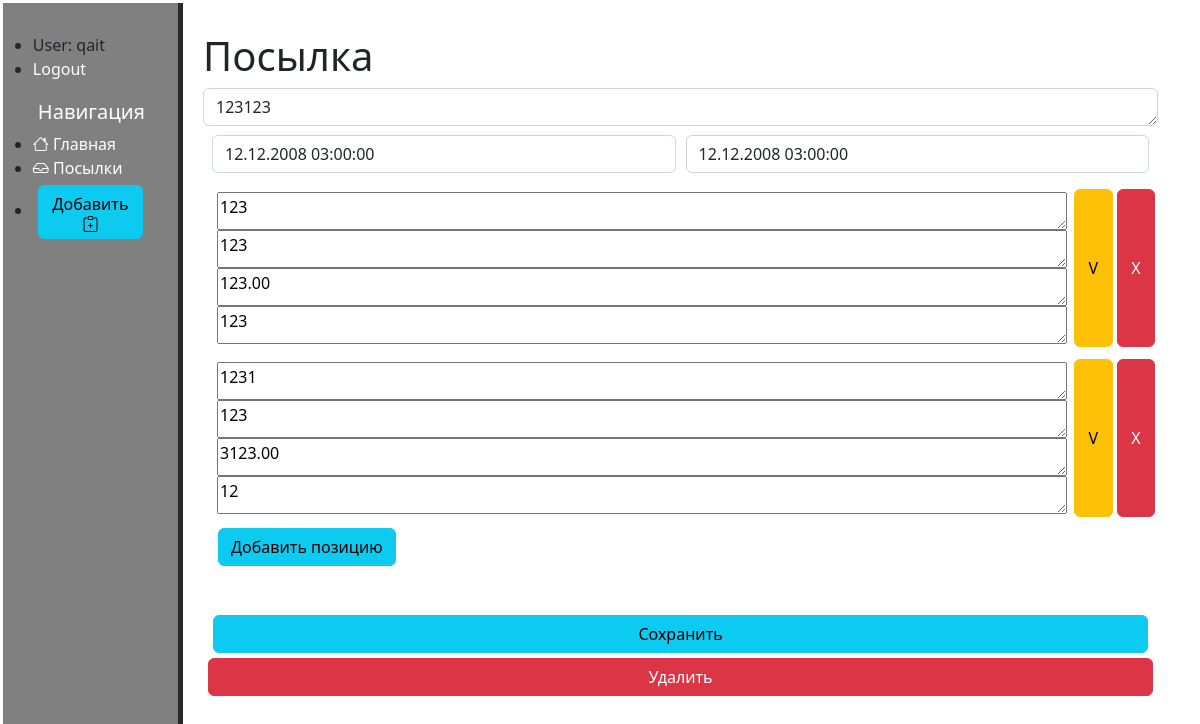
/posting_accounting/package_edit/1 (signed in), run on an earlier commit of the app's database.
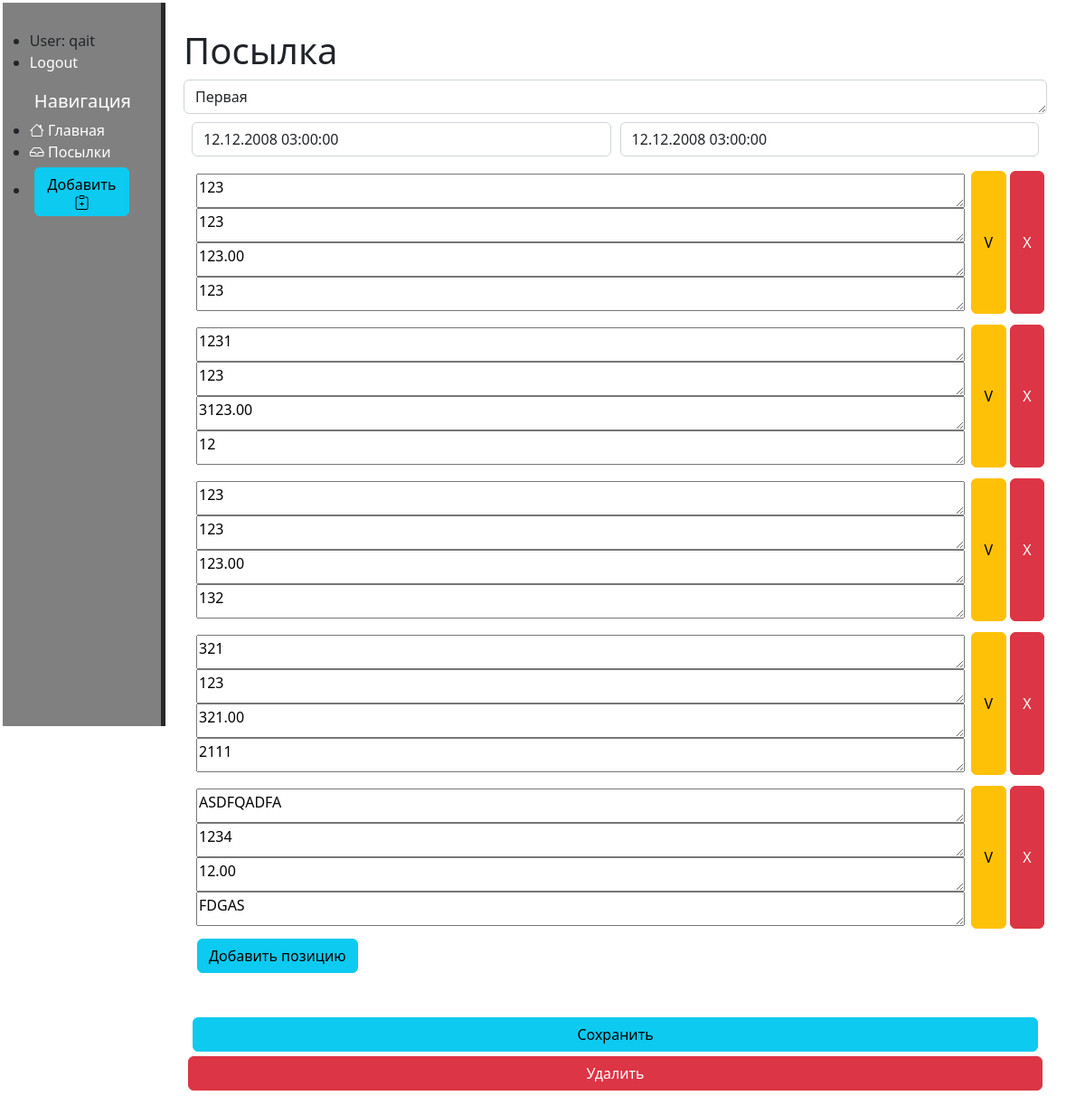
And on a later commit of the database.
### PostingAccounting/models.py (models this page shows, shortened)
class Package(models.Model):
    orderDate = models.DateTimeField(verbose_name= 'Дата Заказа')
    unboxingDate = models.DateTimeField(verbose_name= 'Дата Распаковки')
    orderNomber = models.CharField("Номер", unique=True, max_length=250)
    orderItems =  models.ManyToOneRel("Items", field_name='orderItems',  on_delete=models.CASCADE, to='order')
    user = models.ForeignKey(User, verbose_name= 'Пользователь', on_delete=models.CASCADE, null=True)
    annotation = models.CharField("Номер", unique=True, max_length=250, null=True)

class Item(models.Model):
    sku = models.CharField(verbose_name="SKU", max_length=50)
    count = models.IntegerField(verbose_name="Количество")
    price = models.DecimalField(verbose_name="Цена", decimal_places=2, max_digits=10)
    order = models.ForeignKey(Package,verbose_name= 'Заказ', related_name= 'PackageItems', on_delete=models.CASCADE, null=True)
    url = models.CharField(verbose_name="ССЫЛКА", max_length=500, null=True)
    description = models.CharField(verbose_name="Описание", max_length=500, null=True)

### PostingAccounting/views.py (the view)
# urls.py: path('package_edit/<int:pk>', views.PackageUpdate.as_view(), name="package_edit"),
class PackageUpdate(UpdateView):
    model = Package
    template_name = "PostingAccounting/new_posting.html"
    form_class = PackageForm

### PostingAccounting/templates/PostingAccounting/new_posting.html (shortened to what this page needs)
{% extends 'PostingAccounting/layout.html' %}
{% load static  %}
    {% block content  %}
    <div class="center" style="display: block; width:80%">
        <h1>Посылка</h1>
        <form id="order-form" method="post">
            {{form.orderNomber}}
            <div style="display: flex; margin:4px;">
                {{form.orderDate}}
                {{form.unboxingDate}}
            </div>
            <div style="display: table;">
                {% for field in form.orderItems %}
                <div style="display: flex; float: left; width:100%; margin:4px;">
                    <div style="width:100%;">
                        {{field.description}}<br />
                        {{field.count}}<br />
                        {{field.price}}<br />
                        {{field.sku}}<br />
                    </div>
                    <button class="btn btn-warning" style="width:40px; margin:2px;"> V </button>
                    <button class="btn btn-danger" style="width: 40px; margin: 2px;"> Х </button>
                </div>
                {%endfor%}
                <div style="display:block">
                    <button id='js-open-modal' class="btn btn-info" data-modal="1" orderNomber=form.orderNomber> Добавить позицию</button>
                </div>
            </div>
            <br />
            <div style="display: grid;">
                <button class="btn btn-info" type="submit">Сохранить</button>
                {%if form.orderId%}
                <a href="{% url 'package_remove' form.orderId %}" class="btn btn-danger"> Удалить</a>
                {%endif%}
            </div>
        </form>
        {% include 'PostingAccounting/new_item.html' %}
    </div>
    {% endblock %}

What changed in the data, as far as the page shows it:
changed Package: orderNomber "123123" → "Первая"
added Item: description "123", count "123", price "123.00", sku "132"
added Item: description "321", count "123", price "321.00", sku "2111"
added Item: description "ASDFQADFA", count "1234", price "12.00", sku "FDGAS"
Also different on the page:
new list line: "V Х"
